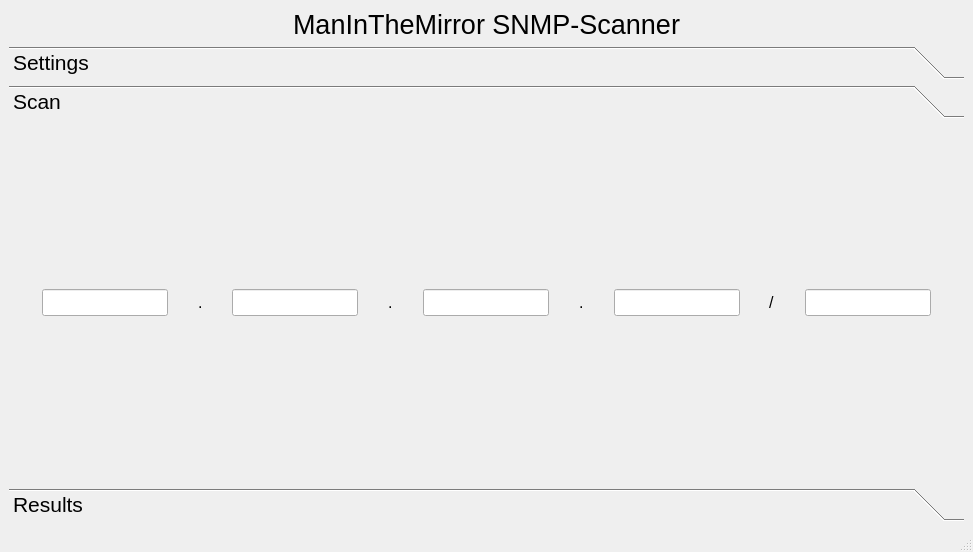
<?xml version="1.0" encoding="UTF-8"?>
<ui version="4.0">
 <class>MainWindow</class>
 <widget class="QMainWindow" name="MainWindow">
  <property name="geometry">
   <rect>
    <x>0</x>
    <y>0</y>
    <width>973</width>
    <height>552</height>
   </rect>
  </property>
  <property name="windowTitle">
   <string>MainWindow</string>
  </property>
  <property name="styleSheet">
   <string notr="true">/*background-color: #663399*/
</string>
  </property>
  <widget class="QWidget" name="centralwidget">
   <property name="styleSheet">
    <string notr="true"/>
   </property>
   <layout class="QVBoxLayout" name="verticalLayout">
    <item alignment="Qt::AlignHCenter|Qt::AlignTop">
     <widget class="QLabel" name="label_main_header">
      <property name="font">
       <font>
        <family>Cantarell</family>
        <pointsize>20</pointsize>
       </font>
      </property>
      <property name="styleSheet">
       <string notr="true"/>
      </property>
      <property name="text">
       <string>ManInTheMirror SNMP-Scanner</string>
      </property>
      <property name="alignment">
       <set>Qt::AlignHCenter|Qt::AlignTop</set>
      </property>
     </widget>
    </item>
    <item>
     <widget class="QToolBox" name="toolBox_main">
      <property name="font">
       <font>
        <family>Cantarell</family>
        <pointsize>16</pointsize>
       </font>
      </property>
      <property name="currentIndex">
       <number>1</number>
      </property>
      <widget class="QWidget" name="toolBox_page_settings">
       <property name="geometry">
        <rect>
         <x>0</x>
         <y>0</y>
         <width>955</width>
         <height>334</height>
        </rect>
       </property>
       <property name="font">
        <font>
         <family>Cantarell</family>
         <pointsize>16</pointsize>
        </font>
       </property>
       <property name="whatsThis">
        <string>&lt;html&gt;&lt;head/&gt;&lt;body&gt;&lt;p&gt;&lt;br/&gt;&lt;/p&gt;&lt;/body&gt;&lt;/html&gt;</string>
       </property>
       <attribute name="label">
        <string>Settings</string>
       </attribute>
       <layout class="QVBoxLayout" name="verticalLayout_2">
        <item>
         <layout class="QVBoxLayout" name="verticalLayout_4">
          <item>
           <widget class="QToolBox" name="toolBox_settings">
            <property name="font">
             <font>
              <family>Cantarell</family>
              <pointsize>14</pointsize>
             </font>
            </property>
            <property name="currentIndex">
             <number>1</number>
            </property>
            <widget class="QWidget" name="toolbox_page_snmp_settings">
             <property name="geometry">
              <rect>
               <x>0</x>
               <y>0</y>
               <width>935</width>
               <height>238</height>
              </rect>
             </property>
             <attribute name="label">
              <string>SNMP-Settings</string>
             </attribute>
             <layout class="QVBoxLayout" name="verticalLayout_5">
              <item>
               <widget class="QCheckBox" name="checkBox_scan_network_range">
                <property name="font">
                 <font>
                  <family>Cantarell</family>
                  <pointsize>12</pointsize>
                 </font>
                </property>
                <property name="text">
                 <string>Scan network range</string>
                </property>
               </widget>
              </item>
              <item>
               <spacer name="verticalSpacer_2">
                <property name="orientation">
                 <enum>Qt::Vertical</enum>
                </property>
                <property name="sizeHint" stdset="0">
                 <size>
                  <width>20</width>
                  <height>40</height>
                 </size>
                </property>
               </spacer>
              </item>
             </layout>
            </widget>
            <widget class="QWidget" name="toolbox_page_visual_settings">
             <property name="geometry">
              <rect>
               <x>0</x>
               <y>0</y>
               <width>935</width>
               <height>238</height>
              </rect>
             </property>
             <attribute name="label">
              <string>Visual-Settings</string>
             </attribute>
             <layout class="QVBoxLayout" name="verticalLayout_6">
              <item alignment="Qt::AlignTop">
               <widget class="QCheckBox" name="checkBox_whitemode">
                <property name="font">
                 <font>
                  <family>Cantarell</family>
                  <pointsize>12</pointsize>
                 </font>
                </property>
                <property name="text">
                 <string>Whitemode</string>
                </property>
               </widget>
              </item>
              <item>
               <widget class="QCheckBox" name="checkBox_darkmode">
                <property name="font">
                 <font>
                  <family>Cantarell</family>
                  <pointsize>12</pointsize>
                 </font>
                </property>
                <property name="text">
                 <string>Darkmode</string>
                </property>
               </widget>
              </item>
              <item>
               <widget class="QCheckBox" name="checkBox_rebeccapurple">
                <property name="font">
                 <font>
                  <family>Cantarell</family>
                  <pointsize>12</pointsize>
                 </font>
                </property>
                <property name="text">
                 <string>Rebeccapurple-Mode</string>
                </property>
               </widget>
              </item>
              <item>
               <spacer name="verticalSpacer">
                <property name="orientation">
                 <enum>Qt::Vertical</enum>
                </property>
                <property name="sizeHint" stdset="0">
                 <size>
                  <width>20</width>
                  <height>40</height>
                 </size>
                </property>
               </spacer>
              </item>
             </layout>
            </widget>
           </widget>
          </item>
         </layout>
        </item>
       </layout>
      </widget>
      <widget class="QWidget" name="toolBox_page_scan">
       <property name="geometry">
        <rect>
         <x>0</x>
         <y>0</y>
         <width>955</width>
         <height>334</height>
        </rect>
       </property>
       <attribute name="label">
        <string>Scan</string>
       </attribute>
       <layout class="QVBoxLayout" name="verticalLayout_7">
        <item>
         <layout class="QHBoxLayout" name="horizontalLayout_5">
          <item>
           <spacer name="horizontalSpacer_9">
            <property name="orientation">
             <enum>Qt::Horizontal</enum>
            </property>
            <property name="sizeHint" stdset="0">
             <size>
              <width>40</width>
              <height>20</height>
             </size>
            </property>
           </spacer>
          </item>
          <item>
           <widget class="QLineEdit" name="lineEdit_2">
            <property name="font">
             <font>
              <family>Cantarell</family>
              <pointsize>12</pointsize>
             </font>
            </property>
           </widget>
          </item>
          <item>
           <spacer name="horizontalSpacer">
            <property name="orientation">
             <enum>Qt::Horizontal</enum>
            </property>
            <property name="sizeHint" stdset="0">
             <size>
              <width>40</width>
              <height>20</height>
             </size>
            </property>
           </spacer>
          </item>
          <item>
           <widget class="QLabel" name="label">
            <property name="font">
             <font>
              <family>Cantarell</family>
              <pointsize>12</pointsize>
             </font>
            </property>
            <property name="text">
             <string>.</string>
            </property>
           </widget>
          </item>
          <item>
           <spacer name="horizontalSpacer_2">
            <property name="orientation">
             <enum>Qt::Horizontal</enum>
            </property>
            <property name="sizeHint" stdset="0">
             <size>
              <width>40</width>
              <height>20</height>
             </size>
            </property>
           </spacer>
          </item>
          <item>
           <widget class="QLineEdit" name="lineEdit_4">
            <property name="font">
             <font>
              <family>Cantarell</family>
              <pointsize>12</pointsize>
             </font>
            </property>
           </widget>
          </item>
          <item>
           <spacer name="horizontalSpacer_3">
            <property name="orientation">
             <enum>Qt::Horizontal</enum>
            </property>
            <property name="sizeHint" stdset="0">
             <size>
              <width>40</width>
              <height>20</height>
             </size>
            </property>
           </spacer>
          </item>
          <item>
           <widget class="QLabel" name="label_2">
            <property name="font">
             <font>
              <family>Cantarell</family>
              <pointsize>12</pointsize>
             </font>
            </property>
            <property name="text">
             <string>.</string>
            </property>
           </widget>
          </item>
          <item>
           <spacer name="horizontalSpacer_4">
            <property name="orientation">
             <enum>Qt::Horizontal</enum>
            </property>
            <property name="sizeHint" stdset="0">
             <size>
              <width>40</width>
              <height>20</height>
             </size>
            </property>
           </spacer>
          </item>
          <item>
           <widget class="QLineEdit" name="lineEdit_3">
            <property name="font">
             <font>
              <family>Cantarell</family>
              <pointsize>12</pointsize>
             </font>
            </property>
           </widget>
          </item>
          <item>
           <spacer name="horizontalSpacer_5">
            <property name="orientation">
             <enum>Qt::Horizontal</enum>
            </property>
            <property name="sizeHint" stdset="0">
             <size>
              <width>40</width>
              <height>20</height>
             </size>
            </property>
           </spacer>
          </item>
          <item>
           <widget class="QLabel" name="label_3">
            <property name="font">
             <font>
              <family>Cantarell</family>
              <pointsize>12</pointsize>
             </font>
            </property>
            <property name="text">
             <string>.</string>
            </property>
           </widget>
          </item>
          <item>
           <spacer name="horizontalSpacer_6">
            <property name="orientation">
             <enum>Qt::Horizontal</enum>
            </property>
            <property name="sizeHint" stdset="0">
             <size>
              <width>40</width>
              <height>20</height>
             </size>
            </property>
           </spacer>
          </item>
          <item>
           <widget class="QLineEdit" name="lineEdit">
            <property name="enabled">
             <bool>true</bool>
            </property>
            <property name="font">
             <font>
              <family>Cantarell</family>
              <pointsize>12</pointsize>
             </font>
            </property>
           </widget>
          </item>
          <item>
           <spacer name="horizontalSpacer_7">
            <property name="orientation">
             <enum>Qt::Horizontal</enum>
            </property>
            <property name="sizeHint" stdset="0">
             <size>
              <width>40</width>
              <height>20</height>
             </size>
            </property>
           </spacer>
          </item>
          <item>
           <widget class="QLabel" name="label_4">
            <property name="enabled">
             <bool>true</bool>
            </property>
            <property name="font">
             <font>
              <family>Cantarell</family>
              <pointsize>12</pointsize>
             </font>
            </property>
            <property name="text">
             <string>/</string>
            </property>
           </widget>
          </item>
          <item>
           <spacer name="horizontalSpacer_8">
            <property name="orientation">
             <enum>Qt::Horizontal</enum>
            </property>
            <property name="sizeHint" stdset="0">
             <size>
              <width>40</width>
              <height>20</height>
             </size>
            </property>
           </spacer>
          </item>
          <item>
           <widget class="QLineEdit" name="lineEdit_5">
            <property name="enabled">
             <bool>true</bool>
            </property>
            <property name="font">
             <font>
              <family>Cantarell</family>
              <pointsize>12</pointsize>
             </font>
            </property>
           </widget>
          </item>
          <item>
           <spacer name="horizontalSpacer_10">
            <property name="orientation">
             <enum>Qt::Horizontal</enum>
            </property>
            <property name="sizeHint" stdset="0">
             <size>
              <width>40</width>
              <height>20</height>
             </size>
            </property>
           </spacer>
          </item>
         </layout>
        </item>
       </layout>
      </widget>
      <widget class="QWidget" name="toolBox_page_results">
       <attribute name="label">
        <string>Results</string>
       </attribute>
      </widget>
     </widget>
    </item>
   </layout>
  </widget>
  <widget class="QMenuBar" name="menubar">
   <property name="geometry">
    <rect>
     <x>0</x>
     <y>0</y>
     <width>973</width>
     <height>19</height>
    </rect>
   </property>
  </widget>
  <widget class="QStatusBar" name="statusbar"/>
 </widget>
 <resources/>
 <connections/>
</ui>
